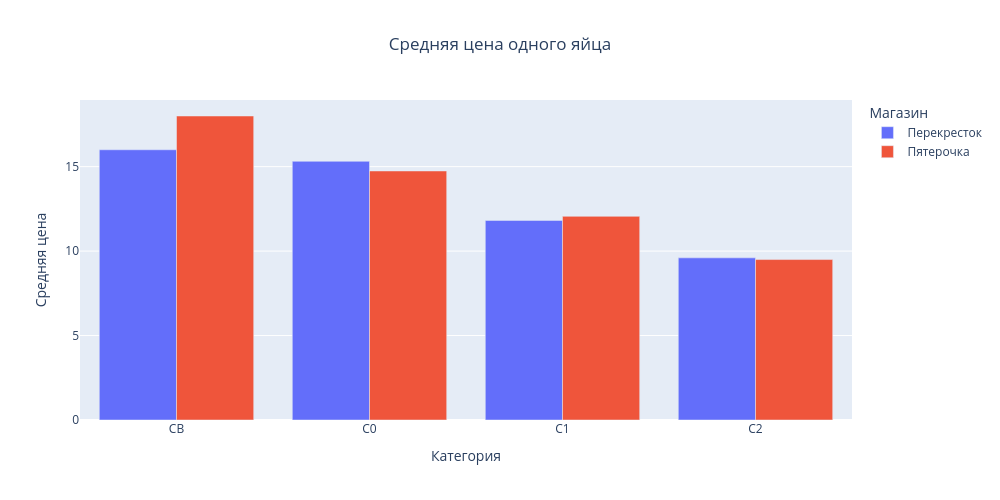

The notebook cell saved with this chart:
### Code cell
import plotly.express as px
df_grouped = df.groupby(["Категория", "Магазин"])["Цена одного яйца"].mean().reset_index() # группируем по категории яичка и магазину

fig = px.bar(df_grouped, x="Категория", y="Цена одного яйца", color="Магазин", 
             barmode="group",
             opacity = 1,
             title="Средняя цена одного яйца",
             labels={"Цена одного яйца": "Средняя цена", "Категория": "Категория"},
            width = 1000, height = 500)
fig.update_layout(title_x=0.5)
fig.show()

### Figure 1 — Plotly figure (JSON) as saved in the notebook; plotly's stock layout.template omitted (floating-point values rounded to 4 significant figures)
{"data": [{"alignmentgroup": "True", "hovertemplate": "Магазин=Перекресток<br>Категория=%{x}<br>Средняя цена=%{y}<extra></extra>", "legendgroup": "Перекресток", "marker": {"color": "#636efa", "opacity": 1, "pattern": {"shape": ""}}, "name": "Перекресток", "offsetgroup": "Перекресток", "orientation": "v", "showlegend": true, "textposition": "auto", "type": "bar", "x": ["CB", "C0", "C1", "C2"], "xaxis": "x", "y": [16.0, 15.32, 11.82, 9.599], "yaxis": "y"}, {"alignmentgroup": "True", "hovertemplate": "Магазин=Пятерочка<br>Категория=%{x}<br>Средняя цена=%{y}<extra></extra>", "legendgroup": "Пятерочка", "marker": {"color": "#EF553B", "opacity": 1, "pattern": {"shape": ""}}, "name": "Пятерочка", "offsetgroup": "Пятерочка", "orientation": "v", "showlegend": true, "textposition": "auto", "type": "bar", "x": ["CB", "C0", "C1", "C2"], "xaxis": "x", "y": [18.0, 14.74, 12.06, 9.499], "yaxis": "y"}], "layout": {"barmode": "group", "height": 500, "legend": {"title": {"text": "Магазин"}, "tracegroupgap": 0}, "title": {"text": "Средняя цена одного яйца", "x": 0.5}, "width": 1000, "xaxis": {"anchor": "y", "autorange": true, "domain": [0, 1], "range": [-0.5, 3.5], "title": {"text": "Категория"}, "type": "category"}, "yaxis": {"anchor": "x", "autorange": true, "domain": [0, 1], "range": [0, 18.95], "title": {"text": "Средняя цена"}, "type": "linear"}}}
